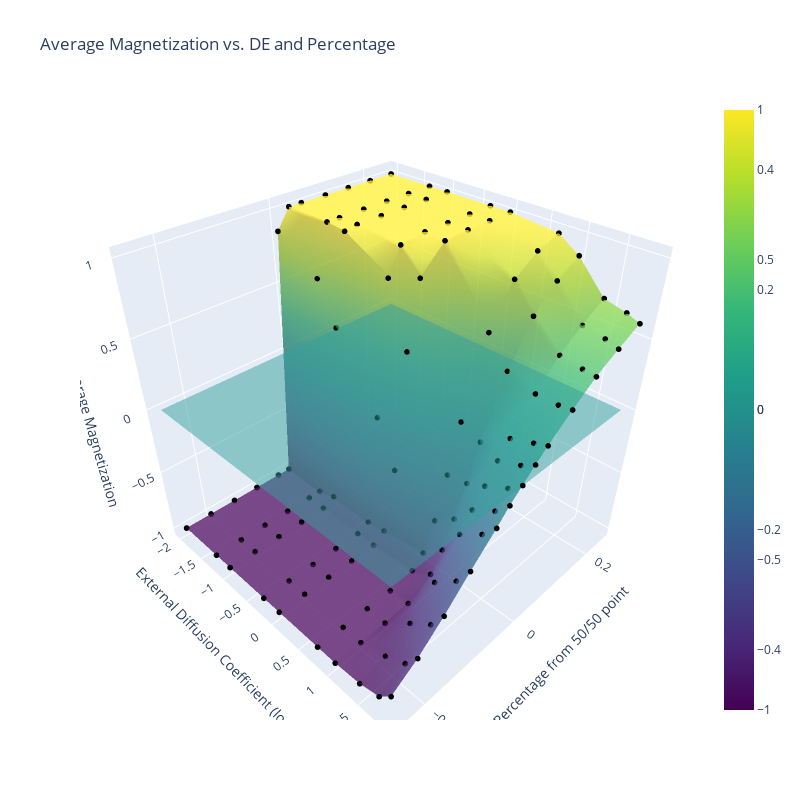

The code cell stored with this chart in its notebook:
### Code cell
import plotly.graph_objects as go
from plotly.subplots import make_subplots

# Do the same graph as abopve but with plotly
fig = make_subplots(rows=1, cols=1, specs=[[{'type': 'surface'}]])
fig.add_trace(go.Surface(x=np.log10(X), y=Y, z=magAverage, opacity=0.75, colorscale="viridis"), row=1, col=1)
fig.add_trace(go.Surface(x=np.log10(X), y=Y, z=np.zeros_like(magAverage), opacity=0.50, colorscale="viridis"), row=1, col=1)
#Add also the scatter points
fig.add_trace(go.Scatter3d(x=np.log10(X).flatten(), y=Y.flatten(), z=magAverage.flatten(), mode='markers', marker=dict(size=2, color='black')), row=1, col=1)
fig.update_layout(title="Average Magnetization vs. DE and Percentage", scene=dict(xaxis_title="External Diffusion Coefficient (log10)", yaxis_title="Percentage from 50/50 point", zaxis_title="Average Magnetization"))
fig.update_layout(width=800, height=800)
fig.update_layout(scene_camera=dict(eye=dict(x=1.25, y=-1.25, z=1.25)))
fig.show()

### Figure 1 — Plotly figure (JSON) as saved in the notebook; plotly's stock layout.template omitted (floating-point values rounded to 4 significant figures; data arrays with more than 128 entries replaced by an {"elided": "..."} marker saying what was removed)
{"data": [{"colorscale": [[0, "#440154"], [0.1111, "#482878"], [0.2222, "#3e4989"], [0.3333, "#31688e"], [0.4444, "#26828e"], [0.5556, "#1f9e89"], [0.6667, "#35b779"], [0.7778, "#6ece58"], [0.8889, "#b5de2b"], [1, "#fde725"]], "opacity": 0.75, "scene": "scene", "type": "surface", "x": {"elided": "13x10 float values"}, "y": {"elided": "13x10 float values"}, "z": {"elided": "13x10 float values"}}, {"colorscale": [[0, "#440154"], [0.1111, "#482878"], [0.2222, "#3e4989"], [0.3333, "#31688e"], [0.4444, "#26828e"], [0.5556, "#1f9e89"], [0.6667, "#35b779"], [0.7778, "#6ece58"], [0.8889, "#b5de2b"], [1, "#fde725"]], "opacity": 0.5, "scene": "scene", "type": "surface", "x": {"elided": "13x10 float values"}, "y": {"elided": "13x10 float values"}, "z": {"elided": "13x10 int values"}}, {"marker": {"color": "black", "size": 2}, "mode": "markers", "scene": "scene", "type": "scatter3d", "x": {"elided": "130 float values"}, "y": {"elided": "130 float values"}, "z": {"elided": "130 float values"}}], "layout": {"height": 800, "scene": {"camera": {"eye": {"x": 1.25, "y": -1.25, "z": 1.25}}, "domain": {"x": [0, 1], "y": [0, 1]}, "xaxis": {"title": {"text": "External Diffusion Coefficient (log10)"}}, "yaxis": {"title": {"text": "Percentage from 50/50 point"}}, "zaxis": {"title": {"text": "Average Magnetization"}}}, "title": {"text": "Average Magnetization vs. DE and Percentage"}, "width": 800}}
